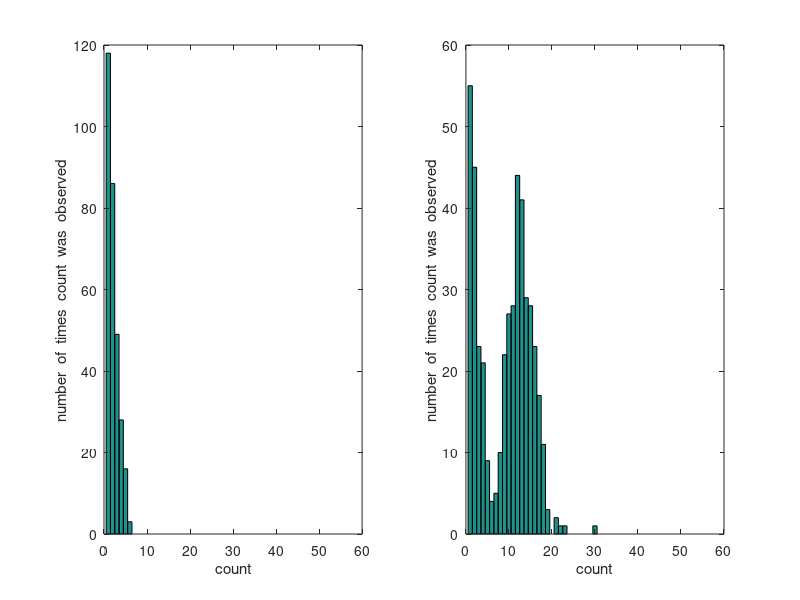

Write MATLAB code to recreate this figure.
%load('sample_hw2.mat');
figure(1);
subplot(1,2,1);
example  =  poissrnd(2,300,1);
hist(example,1:50)
xlabel('count');
ylabel('number  of  times  count  was  observed');

load('hw2.mat');
subplot(1,2,2);
hist(counts,1:50);
xlabel('count');
ylabel('number  of  times  count  was  observed');